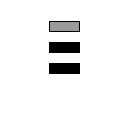
Frame 1 (no input)
Frame 60 (the mouse pressed at the canvas centre just before this capture): identical to frame 1, image omitted
Frame 120 (the mouse held since frame 60 and released just before this capture): identical to frame 1, image omitted

The Processing sketch that drew this single still picture (run headless with seeded random() and noise(); from frame 60 on, the mouse is pressed at the canvas centre):

// Processing sketch: pongGame
// ── pongGame.pde
pong p;
void setup()
{
 size(128,128);
 p=new pong();
}
void draw()
{
  background(255);
  p.operate();
  print(p.b.vx);
  print("\t");
  println(p.b.vy);
}

// ── ai.pde
class ai
{
  int timer,before,minRange,maxRange;
  int e=300,m=150,h=75;
  ai(int d)
  {
    minRange=10;
    if(d==0)
    {
      maxRange=e;
    }
    else if(d==1)
    {
      maxRange=m;
    }
    else
    {
      maxRange=h;
    }
    before=millis();
  }
  void setDif(int d)
  {
    if(d==0)
    {
      maxRange=e;
    }
    else if(d==1)
    {
      maxRange=m;
    }
    else
    {
      maxRange=h;
    }
  }
  void setTimer()
  {
    timer=int(random(minRange,maxRange));
  }
  void movePaddle(ball bl,paddle p)
  {
    int absDist= abs(bl.x-p.x);
    if(absDist>p.pWidth/2 && bl.vy<0)
    {
      if(bl.x>p.x)
      {
        p.right();
      }
      else if(bl.x<p.x)
      {
        p.left();
      }
    }
  }
  void checkBall(ball bl,paddle p)
  {
    int absDiff= abs(millis()-before);
    if(absDiff>=timer)
    {
      setTimer();
      movePaddle(bl,p);
      before= millis();
    }
  }
}

// ── ball.pde
class ball
{
  int x,y,size,vx,vy;
  color c;
  boolean pause;
  ball()
  {
    x=width/2;
    y=height/2;
    c=color(0,0,0);
    do{
    vx=int(random(-1,1));
    vy=int(random(-1,1));
    }while(vy==0);
    size=5;
    pause=true;
  }
  ball(int s)
  {
    x=width/2;
    y=height/2;
    size=s;
  }
  void detectBorder()
  {
    if(y>=height-size/2 || y<size/2)
      vy*=-1;
      if(x>=width-size/2||x<=size/2)
      vx*=-1;
  }
  
  void draw()
  {
    detectBorder();
    fill(c);
    rect(x-size/2,y-size/2,size,size);
    if(!pause)
    {
      x+=vx;
      y+=vy;
    }
  }
  void reset()
  {
    x=width/2;
    y=height/2;
    do{
    vx=int(random(-1,1));
    vy=int(random(-1,1));
    }while(vy==0);
    pause=true;
  }
}

// ── controls.pde
void keyPressed()
{
  if(p.state==1)
  {
    if(key=='a')
    p.player.x-=p.player.vx;
    if(key=='d')
    p.player.x+=p.player.vx;
  }
  else
   p.processKey(key);
}
  

// ── paddle.pde
class paddle
{
  int x,y,pWidth,pHeight,pNumber,ogX;
  int vx;
  color c;
  /*paddle()
  {
    pWidth=15;
    pHeight=5;
    x=width/2;
    y=height-pHeight*2;
  }*/
  paddle(int w,int h,int xp,int yp,int pn)
  {
    pWidth=w;
    pHeight=h;
    x=xp;
    y=yp;
    vx=2;
    ogX=xp;
    pNumber=pn;
    if(pNumber==1)
    {
      c=color(255,0,0);
      
    }
    else
    c=color(0,0,255);
  }
  void right()
  {
    x+=vx;
    detectBorder();
  }
  void left()
  {
    x-=vx;
    detectBorder();
  }
  void hit(ball bl)
  {
    int minY,maxY,xDiff;
    xDiff=bl.x-x;
    if(bl.x<=x+(pWidth/2)&&bl.x>=x-(pWidth/2))
    {
      if(pNumber==1)
      {
        minY=y-(pHeight/2)-(bl.size/2);
        maxY=y-(pHeight/2);
        if(bl.y>=minY&&bl.y<=maxY)
        {
          bl.vy*=-1;
          bl.c=color(255,0,0);
        if(xDiff<-pWidth/4)
          bl.vx=-1;
        else if(xDiff>pWidth/4)
          bl.vx=1;
        else
          bl.vx=0;
        }
       }
      else
      {
        minY=y+(pHeight/2)+(bl.size/2);
        maxY=y+(pHeight/2);
        if(bl.y<=minY&&bl.y>=maxY)
        {
          bl.vy*=-1;
          bl.c=color(0,0,255);
          if(xDiff<-pWidth/4)
          bl.vx=-1;
        else if(xDiff>pWidth/4)
          bl.vx=1;
        else
          bl.vx=0;
        }
      }
    }
  }
  void detectBorder()
  {
    if(x+pWidth/2<=0)
    x=width+pWidth/2;
    if(x-pWidth>=width)
    x=pWidth/2;
  }
  void reset()
  {
    x=ogX;
  }
  void draw(ball b)
  {
    fill(c);
    hit(b);
    rect(x-pWidth/2,y-pHeight/2,pWidth,pHeight);
  }
}

// ── pong.pde
class pong
{
  int maxScore,p1,p2;
  int pWidth,pHeight;
  int state;//state 0 is menu state 1 is game 3 endscreen
  int button;// 0 is easy 1 is medium 2 is hard;
  paddle player,opponent;
  ai op;
  ball b;
  
  pong()
  {
   state=0;
   button=0;
   p1=0;
   p2=0;
   pWidth=15;
   pHeight=5;
   maxScore=7;
   op=new ai(0);
   player=new paddle(pWidth,pHeight,width/2-pWidth/2,height-pHeight*2,1);
   opponent=new paddle(pWidth,pHeight,width/2-pWidth/2,pHeight*2,2);
   b= new ball();
  }
  
  void drawMenu()
  {
      for(int i=0;i<3;i++)
      {
        if(i==button)
        fill(155);
       else
        fill(0);
        rect(width/2-15,21+(21*i),30,10);
      }
  }
  
  void processKey(char k)
  {
    if(k=='a')
    {
      if(state==0)
      {
        state=1;
        setGame();
      }
      else if(state==3)
      {
        state=0;
        p1=0;
        p2=0;
      }
    }
    if(k=='d')
    {
      if(state==0)
      {
        button++;
        button%=3;
      }
      else if(state==3)
      {
        state=0;
        p1=0;
        p2=0;
      }
    }
  }
  
  void setGame()
  { //<>//
    op.setDif(button);
    player.reset();
    opponent.reset();
    b.reset();
  }
  void operate()
  {
    //if p1 or p2 wins go to endscreen;
      if(p1>=maxScore||p2>=maxScore)
        state=3;
    //draw menu
    if(state==0)
      drawMenu();
    else if(state==1)
    {   
        op.checkBall(b,opponent);
        operateDraw();
     }
     else
     {
       drawEndScreen();
     }
  }
  
  void operateDraw()
  { //<>//
        //if p2 scores
        if(b.y>=height-b.size/2)
        {
          p2++;
          reset();
        }//if p1 scores
        if(b.y<=b.size/2)
        {
          p1++;
          reset();
        }
        //draw game;
        draw();
    }
  
  void drawEndScreen()
  {
    pushStyle();
    textSize(20);
    textAlign(CENTER);
    if(p1>=maxScore)
    {
      background(0,100,157);
      fill(204, 156, 0);
      text("You won!",width/2,height/2);
    }
    else
    {
      background(0);
      fill(255,0,0);
      text("You lost",width/2,height/2);
    }
    popStyle();
  }
  
  void draw()
  { 
    if(b.pause)
    {
      delay(500);
      b.pause=false;
    }
    player.draw(b);
    opponent.draw(b);
    b.draw();
    pushStyle();
    textSize(pWidth*3/4);
    fill(opponent.c);
    textAlign(CENTER);
    text(p.p2,width-4,height/2-4);
    fill(player.c);
    text(p.p1,width-4,height/2+4);
    popStyle();
  }
  
  void reset()
  {
    player.reset();
    opponent.reset();
    b.reset();
    delay(500);
    b.pause=false;
  }
}
